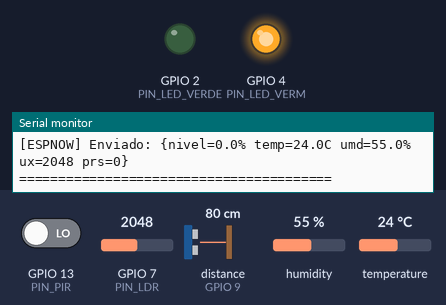
This sketch was run on a simulated ESP32-S3. Parts: output pins drawn as LEDs (lit = HIGH), the last lines printed to the serial monitor. Wiring (inferred from the names in the program): ultrasonic range finder: trigger GPIO 10; echo GPIO 9. The test bench sets the inputs (shaded band); at power-on: distance to the obstacle (sensor on GPIO 9) 80 cm, GPIO 7 (PIN_LDR) = 2048, GPIO 13 (PIN_PIR) LOW, humidity 55 %, temperature 24 °C. The echo pulse lasts 58.3 µs per cm; WiFi joins after 1.5 s; servers stay silent unless stated; pins used as bus, display or sensor lines are not drawn.

Above: at 7.5 s.
7.6 s: distance to the obstacle (sensor on GPIO 9) set to 23 cm
13.4 s: distance to the obstacle (sensor on GPIO 9) set to 18 cm
At 15.6 s:
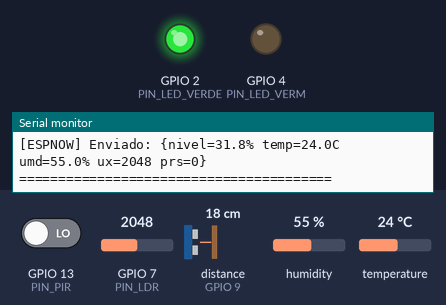
21.8 s: distance to the obstacle (sensor on GPIO 9) set to 35 cm
At 22.5 s:
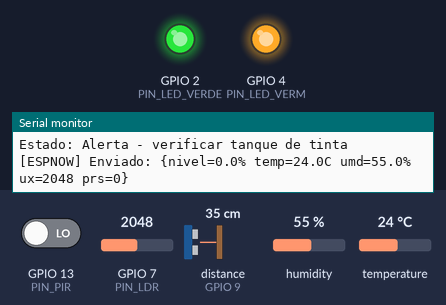
27.6 s: distance to the obstacle (sensor on GPIO 9) set to 2 cm
At 28.46 s:
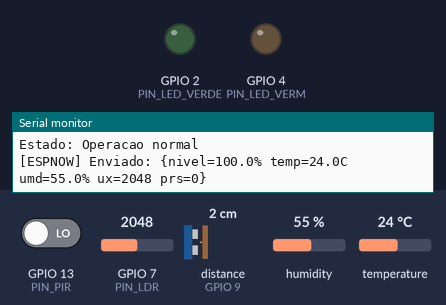
Timing chart, 0 to 34.4 s (numbered marks = the images above; inputs shaded):
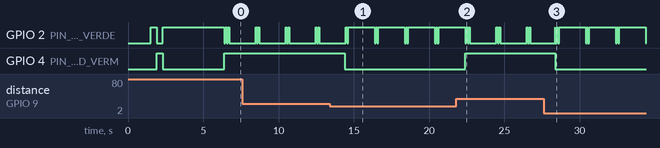

The sketch:

chao_de_fabrica.ino
```cpp
// ============================================================
//  SISTEMA DE PINTURA – ESP32-S3-WROOM-1
//  Etapa 01 – Chão de Fábrica
//  SENAI CiMATEC – Camada de Serviço
// ============================================================
//  ⚠ POR QUE CONECTAR AO WIFI AQUI?
//    O ESP-NOW usa o canal de rádio WiFi. Se o ESP32 de
//    monitoramento conecta ao roteador (canal 6, por ex.) e
//    este ESP32 fica no canal padrão (1), os dois ficam em
//    canais diferentes e a comunicação falha.
//    Conectar os dois ao mesmo WiFi garante canal idêntico.
//    Este ESP32 NÃO precisa da internet – só do canal.
// ============================================================

#include <WiFi.h>
#include <esp_now.h>
#include "DHTesp.h"

// ── ⚙ WiFi (mesmo do monitoramento) ─────────────────────────
const char* WIFI_SSID = "SEU_WIFI";   // ← igual ao monitoramento
const char* WIFI_PASS = "SUA_SENHA";  // ← igual ao monitoramento

// ── ⚙ MAC do ESP32 de monitoramento ─────────────────────────
uint8_t MAC_MONITORAMENTO[6] = {0xE8, 0x31, 0xCD, 0xAD, 0x4A, 0x90};

// ── Pinos ────────────────────────────────────────────────────
#define PIN_TRIG        10
#define PIN_ECHO         9
#define PIN_DHT         16
#define PIN_LDR          7
#define PIN_PIR         13
#define PIN_LED_VERDE    2
#define PIN_LED_VERM     4

// ── Calibração do tanque ─────────────────────────────────────
#define TANQUE_VAZIO_CM  25.0f
#define TANQUE_CHEIO_CM   3.0f
#define NIVEL_ALERTA     20.0f

// ── Intervalo de envio ───────────────────────────────────────
#define INTERVALO_MS     2000UL

// ── Estrutura do pacote ESPNOW ───────────────────────────────
typedef struct __attribute__((packed)) {
  float   nivel_tinta;
  float   temperatura;
  float   umidade;
  int32_t luminosidade;
  uint8_t presenca;
  char    timestamp[24];
} DadosSensores;

// ── Objetos globais ──────────────────────────────────────────
DHTesp              dht;
esp_now_peer_info_t peerInfo;
DadosSensores       pacote;

volatile bool cbFeito   = false;
volatile bool cbSucesso = false;
unsigned long ultimaLeitura = 0;

// ============================================================
//  Callback de envio ESPNOW (core 3.x)
// ============================================================
void onEnvio(const wifi_tx_info_t* info, esp_now_send_status_t status) {
  cbFeito   = true;
  cbSucesso = (status == ESP_NOW_SEND_SUCCESS);
}

// ============================================================
//  WiFi com timeout (só para sincronizar canal)
// ============================================================
void conectarWifi() {
  Serial.print(F("[WiFi] Conectando para sincronizar canal: "));
  Serial.println(WIFI_SSID);
  WiFi.begin(WIFI_SSID, WIFI_PASS);

  int tentativas = 0;
  while (WiFi.status() != WL_CONNECTED && tentativas < 30) {
    delay(500); Serial.print('.'); tentativas++;
  }
  Serial.println();

  if (WiFi.status() == WL_CONNECTED) {
    Serial.print(F("[WiFi] Canal sincronizado: ")); Serial.println(WiFi.channel());
  } else {
    Serial.println(F("[WiFi] FALHA – ESPNOW pode nao funcionar se canais diferirem."));
  }
}

// ============================================================
//  Timestamp relativo à sessão
// ============================================================
void gerarTimestamp(char* buf, size_t tamanho) {
  unsigned long s = millis() / 1000;
  snprintf(buf, tamanho, "%02lu:%02lu:%02lu",
           (s / 3600) % 24, (s / 60) % 60, s % 60);
}

// ============================================================
//  Sensor ultrassônico
// ============================================================
float medirDistancia() {
  digitalWrite(PIN_TRIG, LOW);  delayMicroseconds(2);
  digitalWrite(PIN_TRIG, HIGH); delayMicroseconds(10);
  digitalWrite(PIN_TRIG, LOW);
  long dur = pulseIn(PIN_ECHO, HIGH, 30000UL);
  if (dur == 0) return -1.0f;
  return (dur * 0.0343f) / 2.0f;
}

float calcularNivel(float dist) {
  if (dist < 0.0f) return -1.0f;
  return constrain(((TANQUE_VAZIO_CM - dist) /
                    (TANQUE_VAZIO_CM - TANQUE_CHEIO_CM)) * 100.0f, 0.0f, 100.0f);
}

// ============================================================
//  LEDs
// ============================================================
void ledVerde()    { digitalWrite(PIN_LED_VERDE, HIGH); digitalWrite(PIN_LED_VERM, LOW);  }
void ledVermelho() { digitalWrite(PIN_LED_VERDE, LOW);  digitalWrite(PIN_LED_VERM, HIGH); }
void piscarLed(uint8_t pino, int vezes) {
  bool est = digitalRead(pino);
  for (int i = 0; i < vezes; i++) { digitalWrite(pino,LOW);delay(80);digitalWrite(pino,HIGH);delay(80); }
  digitalWrite(pino, est);
}

// ============================================================
//  SETUP
// ============================================================
void setup() {
  Serial.begin(115200);
  delay(1500);

  Serial.println(F("\n╔══════════════════════════════════════╗"));
  Serial.println(F("║  CHAO DE FABRICA – iniciando...      ║"));
  Serial.println(F("╚══════════════════════════════════════╝"));

  pinMode(PIN_TRIG,      OUTPUT);
  pinMode(PIN_ECHO,      INPUT);
  pinMode(PIN_PIR,       INPUT);
  pinMode(PIN_LED_VERDE, OUTPUT);
  pinMode(PIN_LED_VERM,  OUTPUT);
  digitalWrite(PIN_TRIG, LOW);

  ledVerde(); delay(400); ledVermelho(); delay(400); ledVerde();

  dht.setup(PIN_DHT, DHTesp::DHT22);
  delay(2500);

  Serial.println(F("[HW] Diagnostico inicial:"));
  Serial.print(F("     Ultrassonico: ")); Serial.print(medirDistancia()); Serial.println(F(" cm"));
  Serial.print(F("     LDR  (GPIO7): ")); Serial.println(analogRead(PIN_LDR));
  Serial.print(F("     PIR (GPIO13): ")); Serial.println(digitalRead(PIN_PIR));

  // WiFi para sincronizar canal com o monitoramento
  WiFi.mode(WIFI_STA);
  conectarWifi();
  Serial.print(F("[WiFi] MAC deste ESP32: ")); Serial.println(WiFi.macAddress());

  // ESP-NOW
  if (esp_now_init() != ESP_OK) {
    Serial.println(F("[ESPNOW] ERRO! Reiniciando...")); delay(3000); ESP.restart();
  }
  esp_now_register_send_cb(onEnvio);

  memset(&peerInfo, 0, sizeof(peerInfo));
  memcpy(peerInfo.peer_addr, MAC_MONITORAMENTO, 6);
  peerInfo.channel = 0;
  peerInfo.encrypt = false;
  if (esp_now_add_peer(&peerInfo) != ESP_OK) {
    Serial.println(F("[ESPNOW] ERRO ao adicionar peer!"));
  } else {
    Serial.println(F("[ESPNOW] Peer adicionado com sucesso."));
  }

  Serial.println(F("[Sistema] Pronto! Enviando a cada 2 s."));
  Serial.println();
}

// ============================================================
//  LOOP
// ============================================================
void loop() {
  unsigned long agora = millis();
  if (agora - ultimaLeitura < INTERVALO_MS) return;
  ultimaLeitura = agora;

  float distancia = medirDistancia();
  float nivel     = calcularNivel(distancia);
  bool  nivelErro = (nivel < 0.0f);

  TempAndHumidity th = dht.getTempAndHumidity();
  float temp    = isnan(th.temperature) ? 0.0f : th.temperature;
  float umidade = isnan(th.humidity)    ? 0.0f : th.humidity;

  long soma = 0;
  for (int i = 0; i < 5; i++) { soma += analogRead(PIN_LDR); delay(2); }
  int32_t ldrVal = soma / 5;

  bool p1 = (digitalRead(PIN_PIR) == HIGH); delay(10);
  bool p2 = (digitalRead(PIN_PIR) == HIGH);
  uint8_t pres = (p1 || p2) ? 1 : 0;

  Serial.println(F("========================================"));
  if (nivelErro) Serial.println(F("Nivel do tanque: ERRO (verifique sensor)"));
  else {
    Serial.print(F("Nivel do tanque: ")); Serial.print(nivel,1); Serial.println(F("%"));
    if (nivel < NIVEL_ALERTA) Serial.println(F("Alerta! Nivel de tinta baixo."));
  }
  Serial.print(F("Temperatura: ")); Serial.print(temp,1);
  Serial.print(F(" C | Umidade: ")); Serial.print(umidade,1); Serial.println(F("%"));
  Serial.print(F("Luminosidade: ")); Serial.println(ldrVal);
  Serial.println(pres ? F("Presenca detectada") : F("Sem presenca"));

  bool alerta = (!nivelErro && nivel < NIVEL_ALERTA);
  if (alerta) { ledVermelho(); Serial.println(F("Estado: Alerta - verificar tanque de tinta")); }
  else        { ledVerde();    Serial.println(F("Estado: Operacao normal")); }

  pacote.nivel_tinta  = nivelErro ? 0.0f : nivel;
  pacote.temperatura  = temp;
  pacote.umidade      = umidade;
  pacote.luminosidade = ldrVal;
  pacote.presenca     = pres;
  gerarTimestamp(pacote.timestamp, sizeof(pacote.timestamp));

  cbFeito = false;
  esp_err_t res = esp_now_send(MAC_MONITORAMENTO, (uint8_t*)&pacote, sizeof(pacote));

  if (res != ESP_OK) {
    Serial.println(F("[ESPNOW] Falha no envio (esp_now_send erro)"));
    piscarLed(PIN_LED_VERM, 3);
  } else {
    unsigned long t0 = millis();
    while (!cbFeito && millis() - t0 < 150) delay(1);
    if (cbSucesso) {
      Serial.printf("[ESPNOW] Enviado: {nivel=%.1f%% temp=%.1fC umd=%.1f%% lux=%d prs=%d}\n",
                    pacote.nivel_tinta, pacote.temperatura, pacote.umidade,
                    pacote.luminosidade, pacote.presenca);
      piscarLed(PIN_LED_VERDE, 2);
    } else {
      Serial.println(F("[ESPNOW] Falha no envio (sem confirmacao)"));
      piscarLed(PIN_LED_VERM, 3);
    }
  }
  Serial.println(F("========================================"));
}
```

Measured:
- the behaviour switches between 21 and 20 cm on distance to the obstacle (sensor on GPIO 9) (found by bisection; images 0 and 1)
- after the input at 13.4 s, GPIO 4 (PIN_LED_VERM): HIGH → LOW after 0.98 s
- after the input at 21.8 s, GPIO 4 (PIN_LED_VERM): LOW → HIGH after 0.58 s
- after the input at 27.6 s, GPIO 4 (PIN_LED_VERM): HIGH → LOW after 0.78 s
- by itself, GPIO 2 (PIN_LED_VERDE): repeats every 2.0 s: LOW 0.08 s, HIGH 1.8 s, LOW 0.08 s, HIGH 0.08 s
